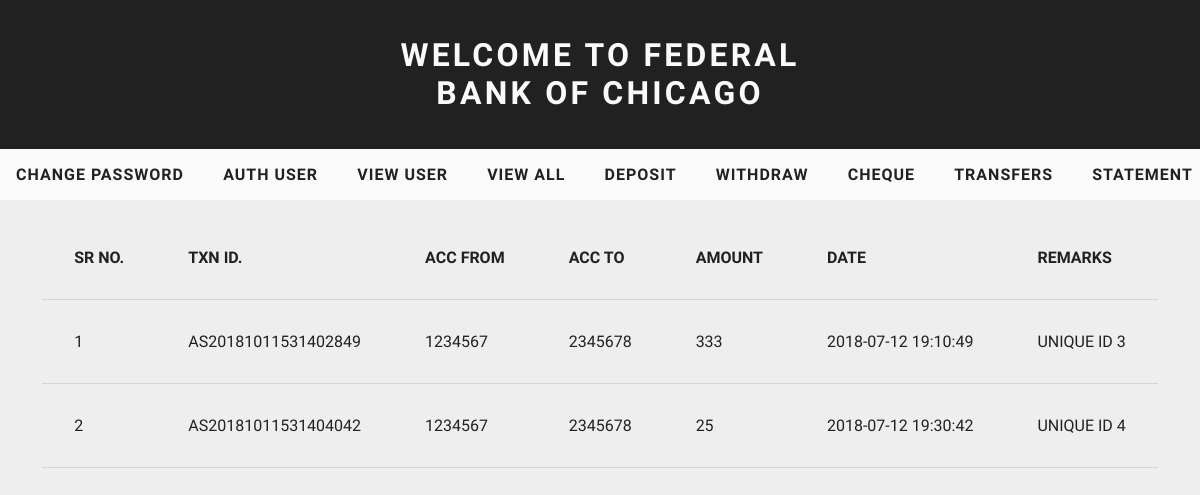
Screenshot of /adminpayment.php (signed in) with the database file from the repository.
### tables this page shows
CREATE TABLE IF NOT EXISTS `payment` (
  `Transaction_id` varchar(32) NOT NULL,
  `Transfer_from` varchar(11) NOT NULL,
  `Transfer_to` varchar(11) NOT NULL,
  `Amount` double NOT NULL,
  `Date` timestamp NOT NULL DEFAULT CURRENT_TIMESTAMP,
  `Remarks` varchar(255) NOT NULL,
  UNIQUE KEY `Transaction_id` (`Transaction_id`)
);

### adminpayment.php (the view, shortened to what this page needs)
<?php
$connection =mysqli_connect("localhost","root","","NetBanking");
$i=0;
if(!empty($_SESSION["Username"])){
    include "static/adminnav.php" ;
      $res =mysqli_query($connection , "SELECT * FROM Payment");
      $row =mysqli_num_rows($res);
      if($row>0){
?>
      <div class="res-tb">
      <table class="table1">
        <tr>
          <th>Sr No.</th>
          <th>Txn Id.</th>
          <th>Acc From</th>
          <th>Acc To</th>
          <th>Amount</th>
          <th>Date</th>
          <th>Remarks</th>
        </tr>
<?php
        while($result =mysqli_fetch_array($res)){
          $a = $result["Transaction_id"];
          $b = $result["Transfer_from"];
          $c = $result["Transfer_to"];
          $d = $result["Amount"];
          $e = $result["Date"];
          $f = $result["Remarks"];
            ++$i;
            $c =substr($c,0,10);
          echo" <tr>
                  <td>$i</td>
                  <td>$a</td>
                  <td>$b</td>
                  <td>$c</td>
                  <td>$d</td>
                  <td>$e</td>
                  <td>$f</td>
                </tr>";
         }
         echo "</table> </div>";
   }else{
     echo "<div class='err_msg'>No Records </div>";
   }
}
else
{
  include "static/header.html";
  echo "<div class='err_msg'>Unauthorize access !! You can not Access this page Directly</div>";
}
?>

### static/page-header.inc
<div class="page-header">
  <div class="head">
      <h1>Welcome To federal bAnk of cHicAGo</h1>
  </div>

### static/adminnav.php (shortened to what this page needs)
<?php  include"page-header.inc" ;?>
     <div class="nav">
      <li> <a href="adminchangepassword.php">Change Password</a> </li>
      <li> <a href="authenticate.php">Auth User</a> </li>
      <li> <a href="viewuser.php">View User</a> </li>
      <li> <a href="viewall.php">View All</a> </li>
      <li> <a href="deposit.php">Deposit</a> </li>
      <li> <a href="withdraw.php">Withdraw</a></li>
      <li> <a href="cheque.php">Cheque </a> </li>
      <li> <a href="adminpayment.php">transfers</a> </li>
      <li> <a href="statement.php">Statement</a></li>
    </div>
</div>

### static/app.css (style rules this page uses)
html { position: relative; min-height: 100%; max-width: 100%; }
* { padding: 0; margin: 0; text-decoration: none; }
.page-header { letter-spacing: .2em; width:100%; color:#FAFAFA; background-color:#212121; }
h1 { display: flex; width: 40%; margin: 0 auto; font-size: 200%; padding: 1.14em; }
.head { text-align: center; }
.nav { font-weight: bold; background-color: #FAFAFA; overflow: auto; white-space: nowrap; }
li { cursor: pointer; list-style-type: none; display: inline-grid; }
li a { padding: 1em; letter-spacing: 1px; text-decoration: none; color: #212121; font-size: 1em; }
table { margin: 1em ; display:inline-flex; border-collapse: collapse; }
th,td { padding: .5em; }
th { font-size: 1em; text-align: justify; }
td { font-size: 1em; text-align: left; }
.table1 th, .table1 td { border-bottom: 1px solid rgba(0,0,0,0.1); padding: 2em; }
.res-tb { overflow: auto; white-space: nowrap; }

### rows the page displays
payment: Transaction_id "AS20181011531402849", Transfer_from "1234567", Transfer_to "2345678", Amount "333", Date "2018-07-12 19:10:49", Remarks "UNIQUE ID 3"
payment: Transaction_id "AS20181011531404042", Transfer_from "1234567", Transfer_to "2345678", Amount "25", Date "2018-07-12 19:30:42", Remarks "UNIQUE ID 4"
